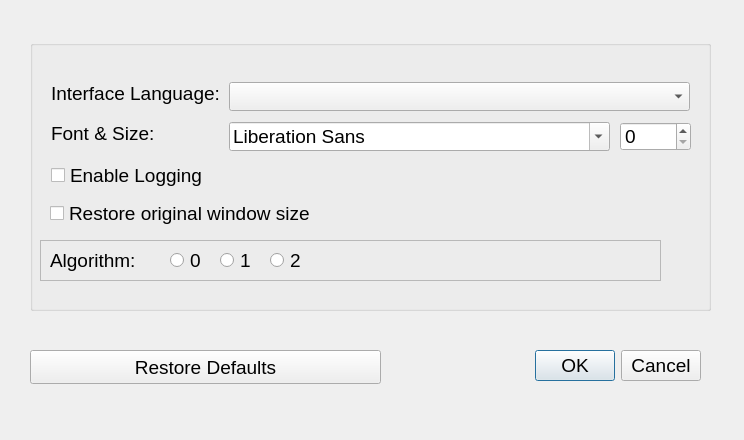
<?xml version="1.0" encoding="UTF-8"?>
<ui version="4.0">
 <class>PreferencesDialog</class>
 <widget class="QDialog" name="PreferencesDialog">
  <property name="geometry">
   <rect>
    <x>0</x>
    <y>0</y>
    <width>744</width>
    <height>440</height>
   </rect>
  </property>
  <property name="font">
   <font>
    <pointsize>14</pointsize>
   </font>
  </property>
  <property name="contextMenuPolicy">
   <enum>Qt::DefaultContextMenu</enum>
  </property>
  <property name="windowTitle">
   <string>Preferences</string>
  </property>
  <widget class="QDialogButtonBox" name="btnBox">
   <property name="geometry">
    <rect>
     <x>460</x>
     <y>350</y>
     <width>241</width>
     <height>32</height>
    </rect>
   </property>
   <property name="orientation">
    <enum>Qt::Horizontal</enum>
   </property>
   <property name="standardButtons">
    <set>QDialogButtonBox::Cancel|QDialogButtonBox::Ok</set>
   </property>
  </widget>
  <widget class="QGroupBox" name="grpBox">
   <property name="geometry">
    <rect>
     <x>30</x>
     <y>40</y>
     <width>681</width>
     <height>271</height>
    </rect>
   </property>
   <property name="title">
    <string/>
   </property>
   <widget class="QLabel" name="lblInterfaceLanguage">
    <property name="geometry">
     <rect>
      <x>21</x>
      <y>42</y>
      <width>172</width>
      <height>23</height>
     </rect>
    </property>
    <property name="text">
     <string>Interface Language:</string>
    </property>
   </widget>
   <widget class="QFontComboBox" name="fcmbBoxFontFamily">
    <property name="geometry">
     <rect>
      <x>199</x>
      <y>82</y>
      <width>381</width>
      <height>29</height>
     </rect>
    </property>
   </widget>
   <widget class="QCheckBox" name="chkBoxRestoreWindowSize">
    <property name="geometry">
     <rect>
      <x>20</x>
      <y>160</y>
      <width>641</width>
      <height>27</height>
     </rect>
    </property>
    <property name="text">
     <string>Restore original window size</string>
    </property>
   </widget>
   <widget class="QLabel" name="label">
    <property name="geometry">
     <rect>
      <x>203</x>
      <y>46</y>
      <width>16</width>
      <height>23</height>
     </rect>
    </property>
    <property name="text">
     <string/>
    </property>
   </widget>
   <widget class="QCheckBox" name="chkBoxEnableLogging">
    <property name="geometry">
     <rect>
      <x>21</x>
      <y>122</y>
      <width>641</width>
      <height>27</height>
     </rect>
    </property>
    <property name="text">
     <string>Enable Logging</string>
    </property>
   </widget>
   <widget class="QLabel" name="lblFontAndSize">
    <property name="geometry">
     <rect>
      <x>21</x>
      <y>82</y>
      <width>102</width>
      <height>23</height>
     </rect>
    </property>
    <property name="text">
     <string>Font &amp; Size:</string>
    </property>
   </widget>
   <widget class="QComboBox" name="cmbBoxInterfaceLanguage">
    <property name="geometry">
     <rect>
      <x>199</x>
      <y>42</y>
      <width>461</width>
      <height>29</height>
     </rect>
    </property>
   </widget>
   <widget class="QSpinBox" name="spinBoxFontSize">
    <property name="geometry">
     <rect>
      <x>590</x>
      <y>82</y>
      <width>71</width>
      <height>29</height>
     </rect>
    </property>
   </widget>
   <widget class="QFrame" name="frame">
    <property name="geometry">
     <rect>
      <x>10</x>
      <y>200</y>
      <width>621</width>
      <height>41</height>
     </rect>
    </property>
    <property name="frameShape">
     <enum>QFrame::StyledPanel</enum>
    </property>
    <property name="frameShadow">
     <enum>QFrame::Raised</enum>
    </property>
    <widget class="QLabel" name="lblAlgorithm">
     <property name="geometry">
      <rect>
       <x>10</x>
       <y>0</y>
       <width>121</width>
       <height>41</height>
      </rect>
     </property>
     <property name="text">
      <string>Algorithm:</string>
     </property>
    </widget>
    <widget class="QRadioButton" name="rbZero">
     <property name="geometry">
      <rect>
       <x>130</x>
       <y>0</y>
       <width>41</width>
       <height>41</height>
      </rect>
     </property>
     <property name="text">
      <string>0</string>
     </property>
    </widget>
    <widget class="QRadioButton" name="rbOne">
     <property name="geometry">
      <rect>
       <x>180</x>
       <y>0</y>
       <width>41</width>
       <height>41</height>
      </rect>
     </property>
     <property name="text">
      <string>1</string>
     </property>
    </widget>
    <widget class="QRadioButton" name="rbTwo">
     <property name="geometry">
      <rect>
       <x>230</x>
       <y>0</y>
       <width>41</width>
       <height>41</height>
      </rect>
     </property>
     <property name="text">
      <string>2</string>
     </property>
    </widget>
   </widget>
  </widget>
  <widget class="QPushButton" name="btnRestoreDefaults">
   <property name="geometry">
    <rect>
     <x>30</x>
     <y>350</y>
     <width>351</width>
     <height>34</height>
    </rect>
   </property>
   <property name="text">
    <string>Restore Defaults</string>
   </property>
  </widget>
 </widget>
 <tabstops>
  <tabstop>cmbBoxInterfaceLanguage</tabstop>
  <tabstop>fcmbBoxFontFamily</tabstop>
  <tabstop>spinBoxFontSize</tabstop>
  <tabstop>chkBoxEnableLogging</tabstop>
  <tabstop>chkBoxRestoreWindowSize</tabstop>
  <tabstop>rbZero</tabstop>
  <tabstop>rbOne</tabstop>
  <tabstop>rbTwo</tabstop>
  <tabstop>btnRestoreDefaults</tabstop>
 </tabstops>
 <resources/>
 <connections>
  <connection>
   <sender>btnBox</sender>
   <signal>accepted()</signal>
   <receiver>PreferencesDialog</receiver>
   <slot>accept()</slot>
   <hints>
    <hint type="sourcelabel">
     <x>248</x>
     <y>254</y>
    </hint>
    <hint type="destinationlabel">
     <x>157</x>
     <y>274</y>
    </hint>
   </hints>
  </connection>
  <connection>
   <sender>btnBox</sender>
   <signal>rejected()</signal>
   <receiver>PreferencesDialog</receiver>
   <slot>reject()</slot>
   <hints>
    <hint type="sourcelabel">
     <x>316</x>
     <y>260</y>
    </hint>
    <hint type="destinationlabel">
     <x>286</x>
     <y>274</y>
    </hint>
   </hints>
  </connection>
 </connections>
</ui>
